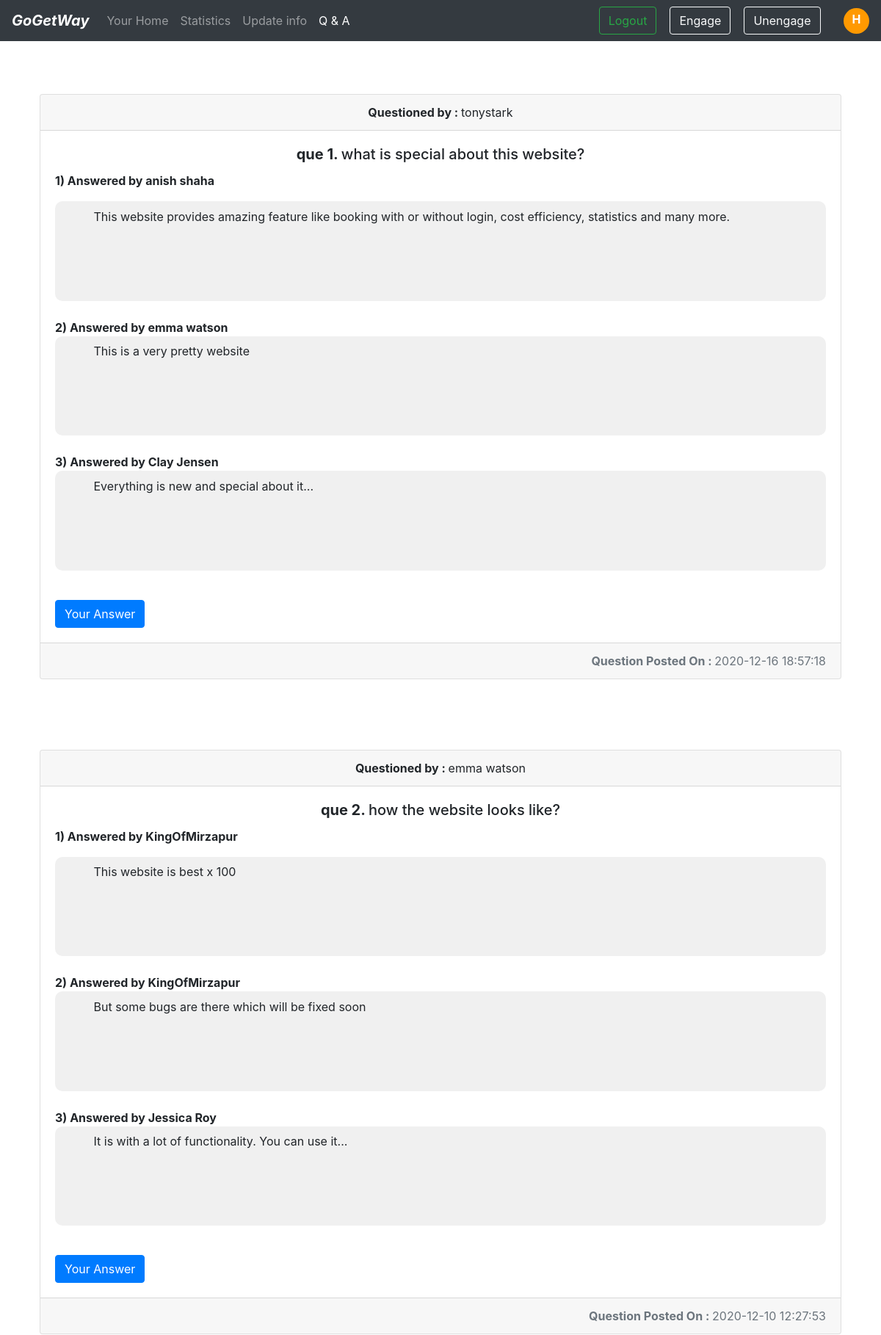
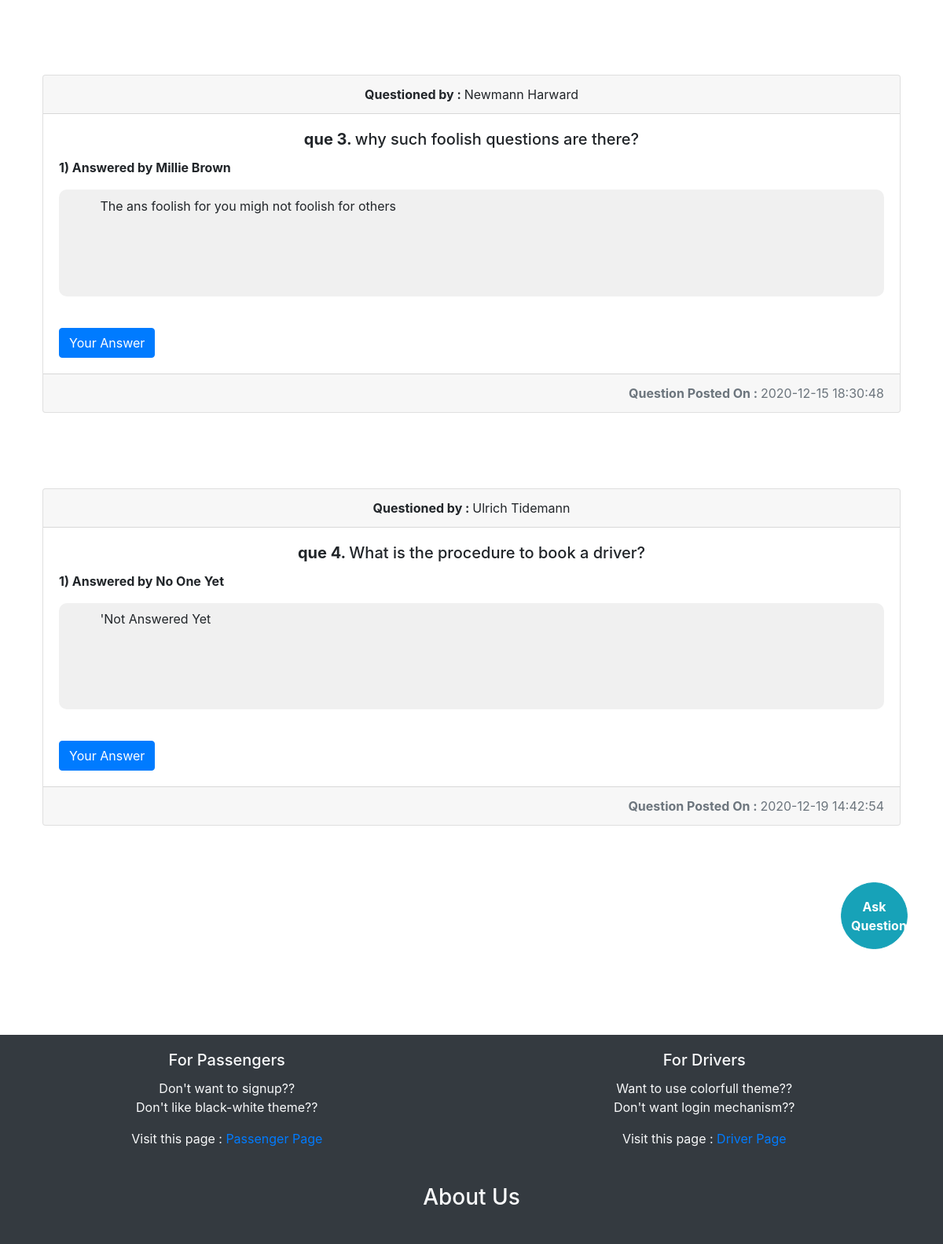
/chattingDrivers.php (signed in, upper part), run on the app's committed database (2 pictures, top to bottom).
### chattingDrivers.php (the view, shortened to what this page needs)
<?php
    include "sdp/connection.php";
?>
<!doctype html>
<html lang="en">
<head>
  <link rel="stylesheet" href="https://cdn.jsdelivr.net/npm/bootstrap@4.5.3/dist/css/bootstrap.min.css"
>
</head>
<body>
<nav class="navbar navbar-expand-lg navbar-dark bg-dark">
    <a class="navbar-brand" href="login.html"><b><i>GoGetWay</i></b></a>
    <div class="collapse navbar-collapse" id="navbarSupportedContent">
      <ul class="navbar-nav mr-auto" style='left:10px;'>
        <li class="nav-item">
          <a class="nav-link" href="ownhome.php">Your Home <span class="sr-only">(current)</span></a>
        </li>
        <li class="nav-item">
          <a class="nav-link" href="chartsfordrivers.php"> Statistics </a>
        </li>
        <li class="nav-item">
          <a class="nav-link" href="changeinfo.php"> Update info </a>
        </li>
        <li class="nav-item active">
          <a class="nav-link" href="chattingDrivers.php"> Q & A </a>
        </li>
      </ul>
        <form class="form-inline my-2 my-lg-0" method="POST" action="passengerlogout.php">
          <button class="btn btn-outline-success my-2 my-sm-0" type="submit" name="submit"> Logout </button>
        </form>
        <form class="form-inline my-2 my-lg-0" method="POST" action="logout.php">
          <button class="btn btn-outline-light my-2 my-sm-0" type="submit" name="engage" value="changeinfo.php"> Engage </button>
          <button class="btn btn-outline-light my-2 my-sm-0" type="submit" name="unengage" value="changeinfo.php"> Unengage </button>
        </form>
        <div style="width: 35px; height: 35px; border-radius: 18px; background-color: #ff9900; text-align: center;">
          <b><p style="color: white; padding-top:3px;"><?php echo strtoupper($_SESSION['name'][0]);?></p></b>
        </div>
    </div>
  </nav>
  <?php
  function answerSeparator($str){
    $sentence = "";
    $arr = [];
    for($i=0; $i<strlen($str); $i++)
    {
        if($str[$i]=="|")
        {
            array_push($arr, $sentence);
            $sentence = "";
            continue;
        }
        else{
            $sentence .= $str[$i];
        }
    }
    return $arr;
  }
  $query = "SELECT `QueNo`, `QuestionSender`, `Question`, `Answer`, `DatePostedQ`, `AnswerSender` FROM `q&a`";
  $runQ = mysqli_query($stat, $query);
  $counterQ = 0;
  while($result = mysqli_fetch_assoc($runQ))
  {
    $counterA = 0;
    $name = $result['QuestionSender'];
    $question = $result['Question'];
    $ans = $result['Answer'];
    $answer = answerSeparator($ans);
    $date = $result['DatePostedQ'];
    $temp = $result['AnswerSender'];
    $nameAns = answerSeparator($temp);
    $counterQ+=1;
    ?>
  <div class="container my-5" style="padding: 2%;">
    <div class="card">
      <div class="card-header text-center">
        <?php echo "<b>Questioned by : </b>" . $name; ?>
      </div>
      <div class="card-body">
        <h5 class="card-title text-center"><?php echo "<b>que $counterQ. </b>". $question; ?></h5>
        <p class="card-text"><?php
            if(count($answer)>0)
            {
              for($i=0; $i<count($answer); $i++)
              {
                $counterA+=1;
                echo "<b>" . $counterA. ") " . " Answered by ".$nameAns[$i] . " </b><br>";
                echo "<p  class='ansbox'>" . ucfirst($answer[$i]). "</p><br>";
              }
            }
            else
            {
              echo "Enter your opinion here...";
            }
            if($name == $_SESSION['name'])
            {
            }
            else{
          ?></p>
        <a href="#answer"><button class="btn btn-primary num" onclick="func(this.value)" value="<?php echo $counterQ; ?>">Your
          Answer</button></a>
            <?php
            }
            ?>
      </div>
      <div class="card-footer text-muted text-right">
        <?php echo "<b>Question Posted On : </b>" . $date; ?>
      </div>
    </div>
  </div>
  <?php
  }
?>
  <div class="container">
    <a href="#que"><button class="btn btn-info float-right" onclick="func2()" style="border-radius: 100px; height: 85px; width: 85px;"><b>Ask Question </b></button></a>
  </div><br><br><br><br><br><br>
<footer>
        <div style="padding-top: 50px; margin-right: 15px;">
            <div class="row bg-dark">
                <div class="col-sm-6">
                    <div class="bg-dark text-light">
                    <div class="card-body" style="text-align: center;">
                        <h5 class="card-title">For Passengers</h5>
                        <p class="card-text">Don't want to signup??<br>Don't like black-white theme??</p>
                        <p> Visit this page : <a href="sdp/passenger_policy.html">Passenger Page</a> </p>
                    </div>
                    </div>
                </div>
                <div class="col-sm-6">
                    <div class="bg-dark text-light">
                    <div class="card-body" style="text-align: center;">
                        <h5 class="card-title" style="text-align: center;">For Drivers</h5>
                        <p class="card-text">Want to use colorfull theme??<br>Don't want login mechanism??</p>
                        <p > Visit this page : <a href="sdp/driver_policy.html"> Driver Page </a> </p>
                    </div>
                    </div>
                </div>
            </div>
        </div>
        <div class="bg-dark text-light" style="height: 400px;">
            <h3 style="text-align: center; padding-top:10px;"> About Us </h3><br><br>
            <br><br><br><br>
        </div>
    </footer>
</body>
</html>

### chattingDrivers.php (style rules this page uses)
html { scroll-behavior: smooth; }
.ansbox { margin: auto; font-stretch: expanded; line-height: normal; padding: 1% 5% 10% 5%; text-align: justify; border-radius: 10px 10px; background-color:#f0f0f0; }

### data on the page
q&a: QuestionSender "tonystark", Question "what is special about this website?", AnswerSender "anish shaha", Answer "This website provides amazing feature like booking with or without login, cost efficiency, statistics and many more.", AnswerSender "emma watson", Answer "This is a very pretty website", AnswerSender "Clay Jensen", Answer "Everything is new and special about it...", DatePostedQ "2020-12-16 18:57:18"
q&a: QuestionSender "emma watson", Question "how the website looks like?", AnswerSender "KingOfMirzapur", Answer "This website is best x 100", Answer "But some bugs are there which will be fixed soon", AnswerSender "Jessica Roy", Answer "It is with a lot of functionality. You can use it...", DatePostedQ "2020-12-10 12:27:53"
q&a: QuestionSender "Newmann Harward", Question "why such foolish questions are there?", AnswerSender "Millie Brown", Answer "The ans foolish for you migh not foolish for others", DatePostedQ "2020-12-15 18:30:48"
q&a: QuestionSender "Ulrich Tidemann", Question "What is the procedure to book a driver?", AnswerSender "No One Yet", Answer "'Not Answered Yet", DatePostedQ "2020-12-19 14:42:54"

### other printed values
$_SESSION['name'][0] "H"
